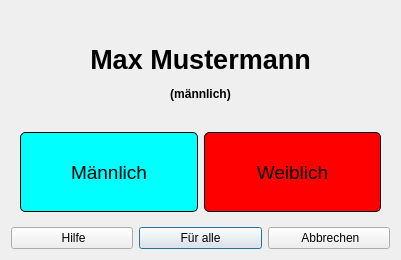
<?xml version="1.0" encoding="UTF-8"?>
<ui version="4.0">
 <class>Dialog</class>
 <widget class="QDialog" name="Dialog">
  <property name="geometry">
   <rect>
    <x>0</x>
    <y>0</y>
    <width>401</width>
    <height>260</height>
   </rect>
  </property>
  <property name="windowTitle">
   <string>FFSportfest - Geschlecht auswählen</string>
  </property>
  <property name="sizeGripEnabled">
   <bool>false</bool>
  </property>
  <property name="modal">
   <bool>true</bool>
  </property>
  <layout class="QGridLayout" name="gridLayout">
   <item row="3" column="1">
    <widget class="QPushButton" name="forAllButton">
     <property name="toolTip">
      <string>&lt;html&gt;&lt;head/&gt;&lt;body&gt;&lt;p&gt;Wendet die Auswahl auf alle folgenden ungültigen Geschlechter an&lt;/p&gt;&lt;/body&gt;&lt;/html&gt;</string>
     </property>
     <property name="text">
      <string>Für alle</string>
     </property>
     <property name="checkable">
      <bool>true</bool>
     </property>
    </widget>
   </item>
   <item row="3" column="0">
    <widget class="QPushButton" name="helpButton">
     <property name="text">
      <string> Hilfe</string>
     </property>
     <property name="icon">
      <iconset resource="../oxyicons.qrc">
       <normaloff>:/dialog_buttons/help</normaloff>:/dialog_buttons/help</iconset>
     </property>
     <property name="flat">
      <bool>false</bool>
     </property>
    </widget>
   </item>
   <item row="3" column="2">
    <widget class="QPushButton" name="cancelButton">
     <property name="text">
      <string> Abbrechen</string>
     </property>
     <property name="icon">
      <iconset resource="../oxyicons.qrc">
       <normaloff>:/dialog_buttons/cancel</normaloff>:/dialog_buttons/cancel</iconset>
     </property>
    </widget>
   </item>
   <item row="1" column="0" colspan="3">
    <widget class="QWidget" name="widget" native="true">
     <layout class="QGridLayout" name="gridLayout_2">
      <item row="1" column="2">
       <widget class="QPushButton" name="femaleButton">
        <property name="minimumSize">
         <size>
          <width>0</width>
          <height>80</height>
         </size>
        </property>
        <property name="palette">
         <palette>
          <active>
           <colorrole role="Button">
            <brush brushstyle="SolidPattern">
             <color alpha="255">
              <red>255</red>
              <green>0</green>
              <blue>0</blue>
             </color>
            </brush>
           </colorrole>
           <colorrole role="Base">
            <brush brushstyle="SolidPattern">
             <color alpha="255">
              <red>255</red>
              <green>0</green>
              <blue>0</blue>
             </color>
            </brush>
           </colorrole>
           <colorrole role="Window">
            <brush brushstyle="SolidPattern">
             <color alpha="255">
              <red>255</red>
              <green>0</green>
              <blue>0</blue>
             </color>
            </brush>
           </colorrole>
          </active>
          <inactive>
           <colorrole role="Button">
            <brush brushstyle="SolidPattern">
             <color alpha="255">
              <red>255</red>
              <green>0</green>
              <blue>0</blue>
             </color>
            </brush>
           </colorrole>
           <colorrole role="Base">
            <brush brushstyle="SolidPattern">
             <color alpha="255">
              <red>255</red>
              <green>0</green>
              <blue>0</blue>
             </color>
            </brush>
           </colorrole>
           <colorrole role="Window">
            <brush brushstyle="SolidPattern">
             <color alpha="255">
              <red>255</red>
              <green>0</green>
              <blue>0</blue>
             </color>
            </brush>
           </colorrole>
          </inactive>
          <disabled>
           <colorrole role="Button">
            <brush brushstyle="SolidPattern">
             <color alpha="255">
              <red>102</red>
              <green>0</green>
              <blue>0</blue>
             </color>
            </brush>
           </colorrole>
           <colorrole role="Base">
            <brush brushstyle="SolidPattern">
             <color alpha="255">
              <red>102</red>
              <green>0</green>
              <blue>0</blue>
             </color>
            </brush>
           </colorrole>
           <colorrole role="Window">
            <brush brushstyle="SolidPattern">
             <color alpha="255">
              <red>102</red>
              <green>0</green>
              <blue>0</blue>
             </color>
            </brush>
           </colorrole>
          </disabled>
         </palette>
        </property>
        <property name="font">
         <font>
          <pointsize>14</pointsize>
         </font>
        </property>
        <property name="styleSheet">
         <string notr="true">QPushButton:pressed {
    background-color: rgba(225,0,0,255);
    border: 2px solid black;
}
QPushButton {
     background-color: #ff0000; border: 1px solid black;
     border-radius: 5px;
}

QPushButton:disabled {
    background-color: rgb(102, 0, 0)
}</string>
        </property>
        <property name="text">
         <string>Weiblich</string>
        </property>
        <property name="checkable">
         <bool>true</bool>
        </property>
        <property name="autoDefault">
         <bool>false</bool>
        </property>
       </widget>
      </item>
      <item row="0" column="1" colspan="2">
       <widget class="QLabel" name="label">
        <property name="font">
         <font>
          <pointsize>9</pointsize>
          <weight>75</weight>
          <bold>true</bold>
         </font>
        </property>
        <property name="text">
         <string>&lt;html&gt;&lt;head/&gt;&lt;body&gt;&lt;p&gt;&lt;span style=&quot; font-size:20pt;&quot;&gt;Max Mustermann&lt;/span&gt;&lt;/p&gt;&lt;p&gt;(männlich)&lt;/p&gt;&lt;/body&gt;&lt;/html&gt;</string>
        </property>
        <property name="alignment">
         <set>Qt::AlignCenter</set>
        </property>
        <property name="wordWrap">
         <bool>true</bool>
        </property>
       </widget>
      </item>
      <item row="1" column="1">
       <widget class="QPushButton" name="maleButton">
        <property name="sizePolicy">
         <sizepolicy hsizetype="Minimum" vsizetype="Fixed">
          <horstretch>0</horstretch>
          <verstretch>0</verstretch>
         </sizepolicy>
        </property>
        <property name="minimumSize">
         <size>
          <width>0</width>
          <height>80</height>
         </size>
        </property>
        <property name="palette">
         <palette>
          <active>
           <colorrole role="Button">
            <brush brushstyle="SolidPattern">
             <color alpha="255">
              <red>0</red>
              <green>255</green>
              <blue>255</blue>
             </color>
            </brush>
           </colorrole>
           <colorrole role="Base">
            <brush brushstyle="SolidPattern">
             <color alpha="255">
              <red>0</red>
              <green>255</green>
              <blue>255</blue>
             </color>
            </brush>
           </colorrole>
           <colorrole role="Window">
            <brush brushstyle="SolidPattern">
             <color alpha="255">
              <red>0</red>
              <green>255</green>
              <blue>255</blue>
             </color>
            </brush>
           </colorrole>
          </active>
          <inactive>
           <colorrole role="Button">
            <brush brushstyle="SolidPattern">
             <color alpha="255">
              <red>0</red>
              <green>255</green>
              <blue>255</blue>
             </color>
            </brush>
           </colorrole>
           <colorrole role="Base">
            <brush brushstyle="SolidPattern">
             <color alpha="255">
              <red>0</red>
              <green>255</green>
              <blue>255</blue>
             </color>
            </brush>
           </colorrole>
           <colorrole role="Window">
            <brush brushstyle="SolidPattern">
             <color alpha="255">
              <red>0</red>
              <green>255</green>
              <blue>255</blue>
             </color>
            </brush>
           </colorrole>
          </inactive>
          <disabled>
           <colorrole role="Button">
            <brush brushstyle="SolidPattern">
             <color alpha="255">
              <red>0</red>
              <green>102</green>
              <blue>102</blue>
             </color>
            </brush>
           </colorrole>
           <colorrole role="Base">
            <brush brushstyle="SolidPattern">
             <color alpha="255">
              <red>0</red>
              <green>102</green>
              <blue>102</blue>
             </color>
            </brush>
           </colorrole>
           <colorrole role="Window">
            <brush brushstyle="SolidPattern">
             <color alpha="255">
              <red>0</red>
              <green>102</green>
              <blue>102</blue>
             </color>
            </brush>
           </colorrole>
          </disabled>
         </palette>
        </property>
        <property name="font">
         <font>
          <pointsize>14</pointsize>
         </font>
        </property>
        <property name="styleSheet">
         <string notr="true">QPushButton:pressed {
    background-color: rgba(0,220,220,255);
	border: 2px solid black;
}
QPushButton {
     background-color: #00ffff; border: 1px solid black;
     border-radius: 5px;
}

QPushButton:disabled {
    background-color: rgb(0, 102, 102)
}</string>
        </property>
        <property name="text">
         <string>Männlich</string>
        </property>
        <property name="checkable">
         <bool>false</bool>
        </property>
        <property name="checked">
         <bool>false</bool>
        </property>
        <property name="autoDefault">
         <bool>false</bool>
        </property>
        <property name="flat">
         <bool>true</bool>
        </property>
       </widget>
      </item>
     </layout>
    </widget>
   </item>
  </layout>
 </widget>
 <tabstops>
  <tabstop>cancelButton</tabstop>
  <tabstop>maleButton</tabstop>
  <tabstop>femaleButton</tabstop>
  <tabstop>forAllButton</tabstop>
  <tabstop>helpButton</tabstop>
 </tabstops>
 <resources>
  <include location="../oxyicons.qrc"/>
 </resources>
 <connections/>
</ui>
